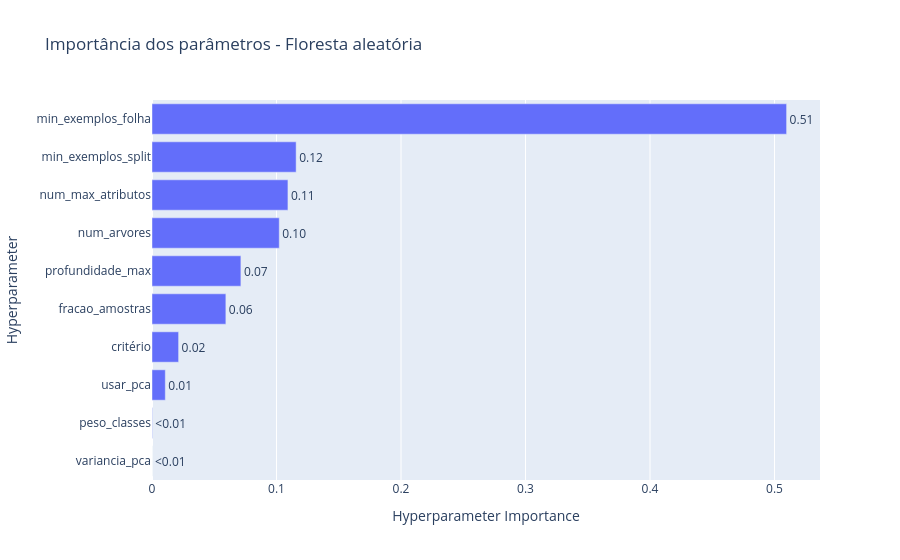
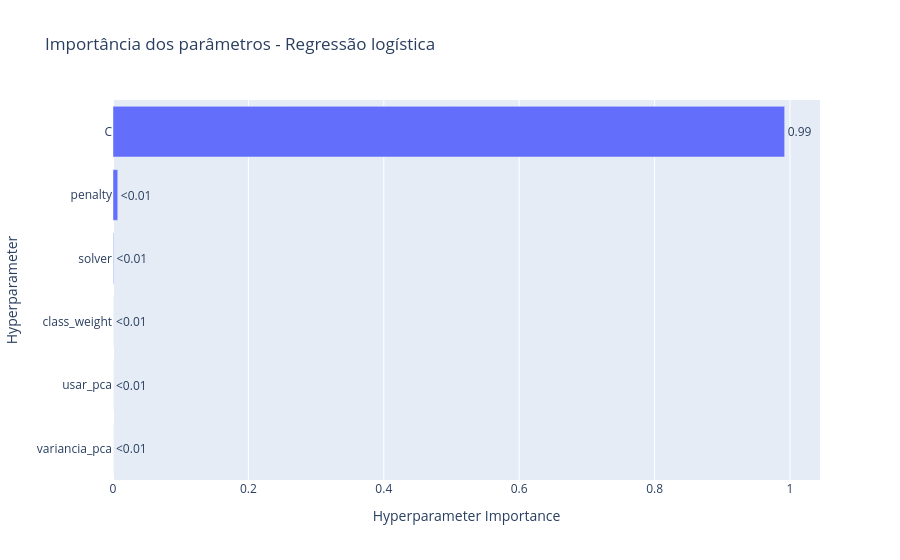
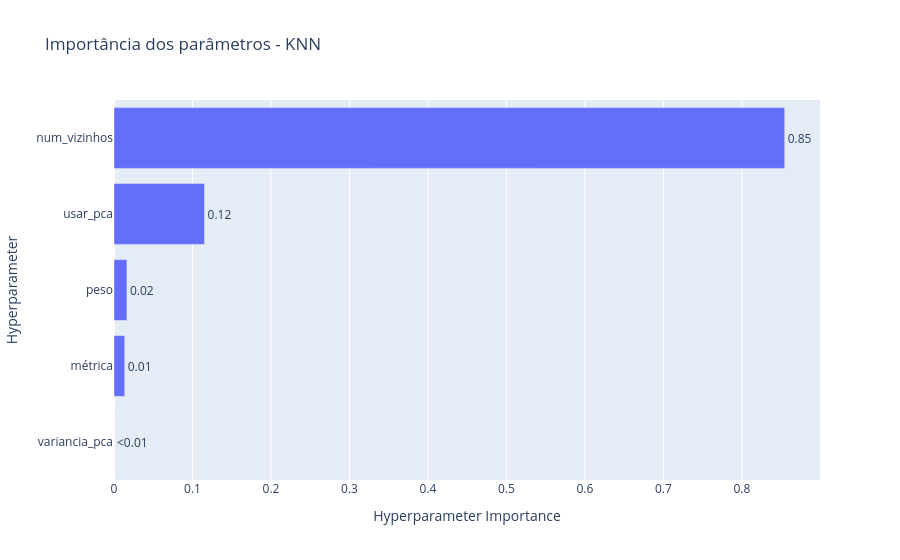

The notebook cell saved with these charts, in order:
### Markdown cell above
O optuna permite visualizar com `plot_param_importances` do optuna qual foi a importância atribuída a cada hiperparâmetro ao realizar a otimização desses nos objetos de estudo. Abaixo há os gráficos para os 5 modelos.

### Code cell
for nome, study in ESTUDOS_OPTUNA.items():
    fig = plot_param_importances(study)
    fig.update_layout(title=f"Importância dos parâmetros - {nome}")
    fig.show()

### Figure 1 — Plotly figure (JSON) as saved in the notebook; plotly's stock layout.template omitted (floating-point values rounded to 4 significant figures)
{"data": [{"cliponaxis": false, "hovertemplate": ["variancia_pca (FloatDistribution): 0.0<extra></extra>", "peso_classes (CategoricalDistribution): 0.0002835297983810012<extra></extra>", "usar_pca (CategoricalDistribution): 0.010697847019679532<extra></extra>", "critério (CategoricalDistribution): 0.021376081987203227<extra></extra>", "fracao_amostras (FloatDistribution): 0.059336130439861516<extra></extra>", "profundidade_max (IntDistribution): 0.07139486564116745<extra></extra>", "num_arvores (IntDistribution): 0.10222058668842669<extra></extra>", "num_max_atributos (FloatDistribution): 0.10919166154440275<extra></extra>", "min_exemplos_split (IntDistribution): 0.11577769857864022<extra></extra>", "min_exemplos_folha (IntDistribution): 0.5097215983022376<extra></extra>"], "name": "Objective Value", "orientation": "h", "text": ["<0.01", "<0.01", "0.01", "0.02", "0.06", "0.07", "0.10", "0.11", "0.12", "0.51"], "textposition": "outside", "type": "bar", "x": [0, 0.0002835, 0.0107, 0.02138, 0.05934, 0.07139, 0.1022, 0.1092, 0.1158, 0.5097], "y": ["variancia_pca", "peso_classes", "usar_pca", "critério", "fracao_amostras", "profundidade_max", "num_arvores", "num_max_atributos", "min_exemplos_split", "min_exemplos_folha"]}], "layout": {"title": {"text": "Importância dos parâmetros - Floresta aleatória"}, "xaxis": {"title": {"text": "Hyperparameter Importance"}}, "yaxis": {"title": {"text": "Hyperparameter"}}}}

### Figure 2 — Plotly figure (JSON) as saved in the notebook; plotly's stock layout.template omitted (floating-point values rounded to 4 significant figures)
{"data": [{"cliponaxis": false, "hovertemplate": ["variancia_pca (FloatDistribution): 0.0<extra></extra>", "usar_pca (CategoricalDistribution): 3.5323476088906172e-09<extra></extra>", "class_weight (CategoricalDistribution): 5.9946462523527675e-05<extra></extra>", "solver (CategoricalDistribution): 0.0008038679449742189<extra></extra>", "penalty (CategoricalDistribution): 0.007037725078186175<extra></extra>", "C (FloatDistribution): 0.9920984569819685<extra></extra>"], "name": "Objective Value", "orientation": "h", "text": ["<0.01", "<0.01", "<0.01", "<0.01", "<0.01", "0.99"], "textposition": "outside", "type": "bar", "x": [0, 3.532e-09, 5.995e-05, 0.0008039, 0.007038, 0.9921], "y": ["variancia_pca", "usar_pca", "class_weight", "solver", "penalty", "C"]}], "layout": {"title": {"text": "Importância dos parâmetros - Regressão logística"}, "xaxis": {"title": {"text": "Hyperparameter Importance"}}, "yaxis": {"title": {"text": "Hyperparameter"}}}}

### Figure 3 — Plotly figure (JSON) as saved in the notebook; plotly's stock layout.template omitted (floating-point values rounded to 4 significant figures)
{"data": [{"cliponaxis": false, "hovertemplate": ["variancia_pca (FloatDistribution): 0.0<extra></extra>", "métrica (CategoricalDistribution): 0.013712315333900969<extra></extra>", "peso (CategoricalDistribution): 0.016449312933862748<extra></extra>", "usar_pca (CategoricalDistribution): 0.11533136582273024<extra></extra>", "num_vizinhos (IntDistribution): 0.854507005909506<extra></extra>"], "name": "Objective Value", "orientation": "h", "text": ["<0.01", "0.01", "0.02", "0.12", "0.85"], "textposition": "outside", "type": "bar", "x": [0, 0.01371, 0.01645, 0.1153, 0.8545], "y": ["variancia_pca", "métrica", "peso", "usar_pca", "num_vizinhos"]}], "layout": {"title": {"text": "Importância dos parâmetros - KNN"}, "xaxis": {"title": {"text": "Hyperparameter Importance"}}, "yaxis": {"title": {"text": "Hyperparameter"}}}}
